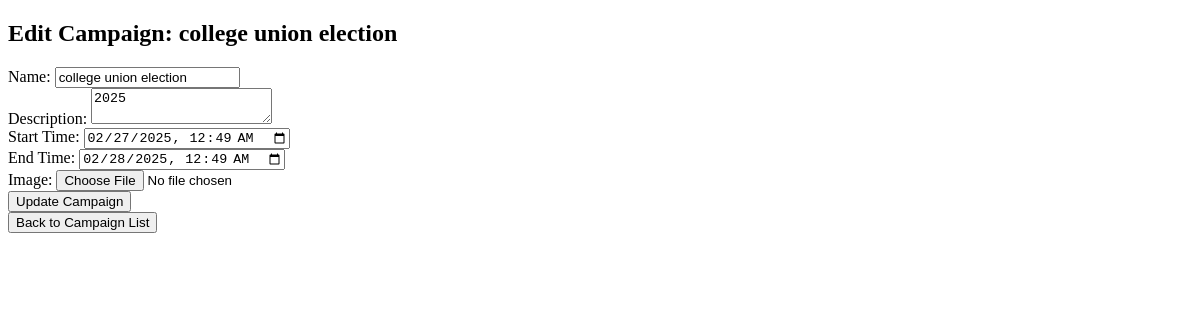
Before: /campaigns/edit/1/ with the older database file.
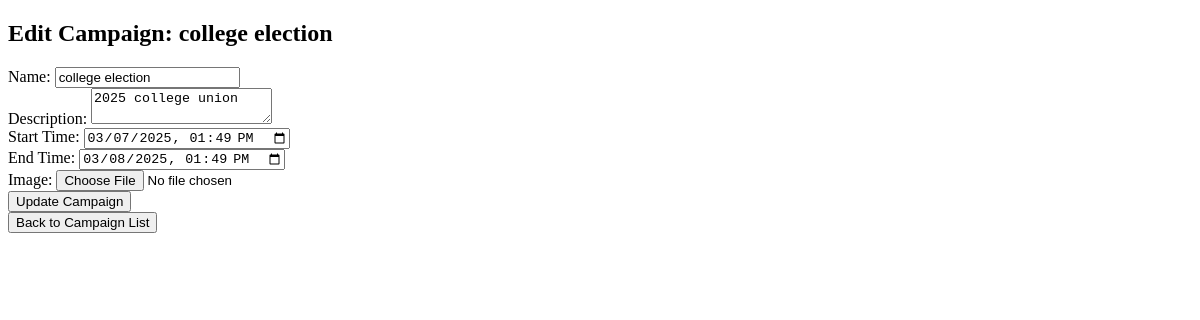
After: the same page with the newer database file.
### vote/models.py (models this page shows, shortened)
class ElectionCampaign(models.Model):
    manager = models.ForeignKey(ElectionManager, on_delete=models.CASCADE)  # ✅ Link to manager
    name = models.CharField(max_length=200)
    description = models.TextField()
    start_time = models.DateTimeField()
    end_time = models.DateTimeField()
    image = models.ImageField(upload_to="campaigns/", null=True, blank=True)

### vote/views.py (the view, shortened to what this page needs)
# urls.py: path("campaigns/edit/<int:campaign_id>/", views.edit_campaign, name="edit_campaign"),
def edit_campaign(request, campaign_id):
    campaign = get_object_or_404(ElectionCampaign, id=campaign_id)
    manager = campaign.manager  # ✅ Get the manager from the campaign
    return render(request, "edit_campaign.html", {"campaign": campaign, "manager": manager})

### vote/templates/edit_campaign.html (shortened to what this page needs)
<!DOCTYPE html>
<html lang="en">
<head>
</head>
<body>
    <h2>Edit Campaign: {{ campaign.name }}</h2>
    <form method="POST" enctype="multipart/form-data">
        <label>Name:</label>
        <input type="text" name="name" value="{{ campaign.name }}" required><br>
        <label>Description:</label>
        <textarea name="description" required>{{ campaign.description }}</textarea><br>
        <label>Start Time:</label>
        <input type="datetime-local" name="start_time" value="{{ campaign.start_time|date:'Y-m-d\TH:i' }}" required><br>
        <label>End Time:</label>
        <input type="datetime-local" name="end_time" value="{{ campaign.end_time|date:'Y-m-d\TH:i' }}" required><br>
        <label>Image:</label>
        <input type="file" name="image"><br>
        <button type="submit">Update Campaign</button>
    </form>
    <a href="/manager/{{ manager.id }}/campaigns/">
        <button>Back to Campaign List</button>
    </a>
</body>
</html>

Changed rows visible on the page:
changed ElectionCampaign: name "college union election" → "college election"; description "2025" → "2025 college union"; start_time "02/27/2025 00:49" → "03/07/2025 13:49"; end_time "02/28/2025 00:49" → "03/08/2025 13:49"
